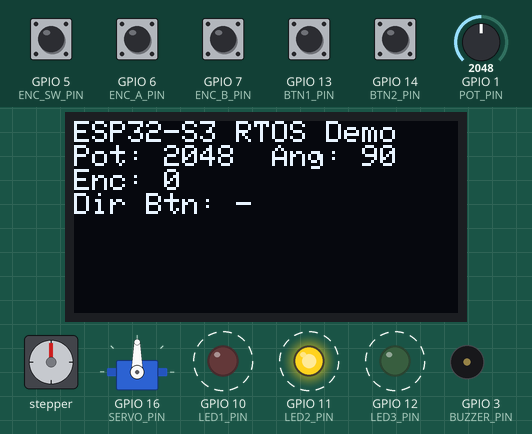
Bench run of a program on a simulated ESP32-S3. Parts: stepper motor, 128×64 one-colour display, servo, output pins drawn as LEDs (lit = HIGH), buzzer (waves = sounding). Wiring (from diagram.json): stepper motor (200 steps per turn assumed): coils GPIO 39, GPIO 40, GPIO 21, GPIO 38. Dashed ring = blinking. The inputs (shaded band) are chosen by the test bench; at power-on: GPIO 5 (ENC_SW_PIN), GPIO 6 (ENC_A_PIN), GPIO 7 (ENC_B_PIN), GPIO 13 (BTN1_PIN), GPIO 14 (BTN2_PIN) HIGH, GPIO 1 (POT_PIN) = 2048. Pins used as bus, display or sensor lines are not drawn.

Above: at 1.47 s.
1.5 s: GPIO 1 (POT_PIN) set to 2866
At 2.44 s:
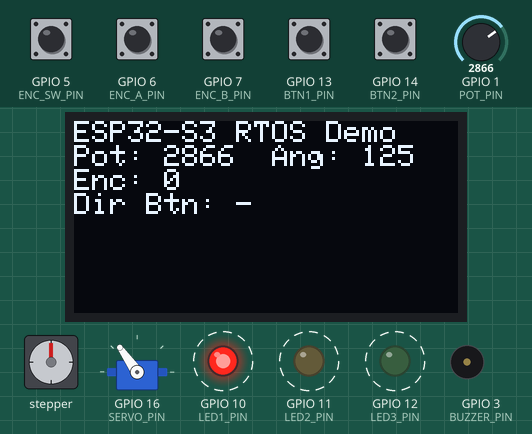
3.3 s: GPIO 5 (ENC_SW_PIN) pulled LOW for 0.15 s
At 3.55 s:
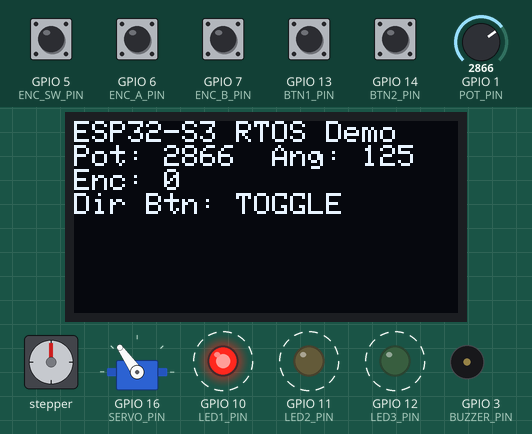
4.0 s: GPIO 14 (BTN2_PIN) pulled LOW for 0.15 s
4.7 s: GPIO 1 (POT_PIN) set to 3603
At 5.34 s:
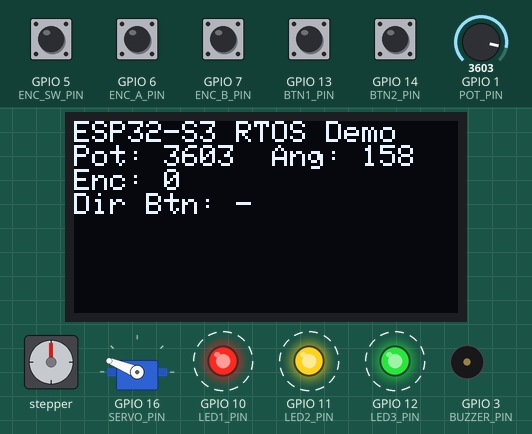
6.9 s: GPIO 13 (BTN1_PIN) pulled LOW for 0.15 s
At 7.35 s:
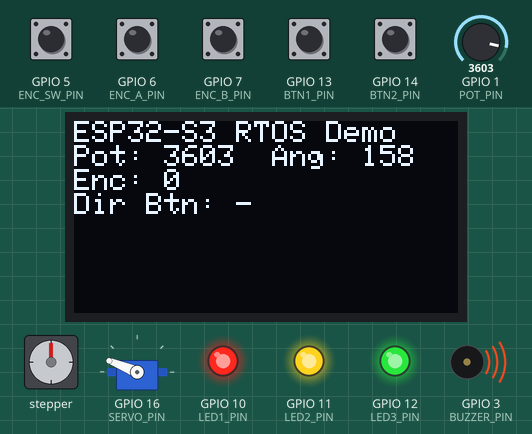
7.6 s: GPIO 1 (POT_PIN) set to 4095
At 7.85 s:
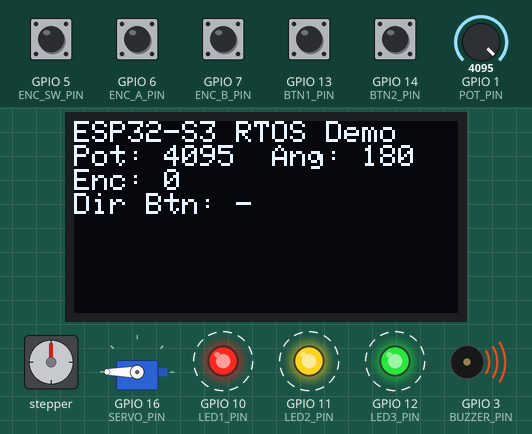
Timing chart, 0 to 10.9 s (numbered marks = the images above; inputs shaded):
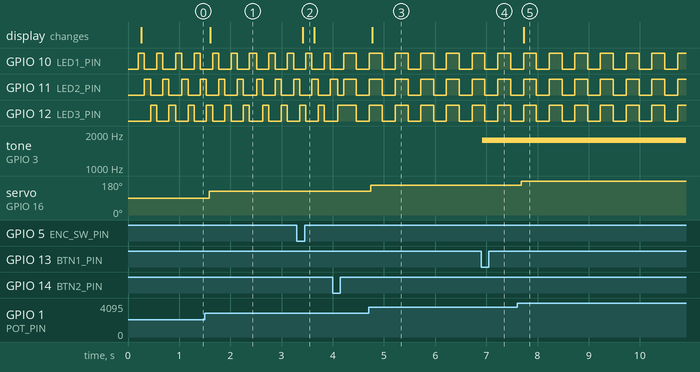

Measured:
- after the input at 1.5 s, servo on GPIO 16 (SERVO_PIN): 90° → 125° after 0.08 s; the display: changes after 0.11 s (image 1)
- after the input at 3.3 s, the display: changes after 0.12 s (image 2)
- after the input at 4.7 s, servo on GPIO 16 (SERVO_PIN): 125° → 158° at once; the display: changes after 0.07 s (image 3)
- after the input at 6.9 s, tone on GPIO 3 (BUZZER_PIN): silent → 1760 Hz at once
- after the input at 7.6 s, servo on GPIO 16 (SERVO_PIN): 158° → 180° after 0.08 s; the display: changes after 0.13 s (image 5)
- by itself, GPIO 10 (LED1_PIN), GPIO 11 (LED2_PIN), GPIO 12 (LED3_PIN): alternates HIGH for 0.25 s and LOW for 0.25 s

The program:

main.cpp
```cpp
#include <Arduino.h>
#include <Wire.h>
#include <Adafruit_GFX.h>
#include <Adafruit_SSD1306.h>
#include <ESP32Servo.h>

#define LED1_PIN   10
#define LED2_PIN   11
#define LED3_PIN   12
#define BTN1_PIN   13
#define BTN2_PIN   14
#define BUZZER_PIN 3

#define I2C_SDA    8
#define I2C_SCL    9
#define OLED_ADDR  0x3C
Adafruit_SSD1306 display(128, 64, &Wire);

#define POT_PIN    1

#define ENC_A_PIN  6
#define ENC_B_PIN  7
#define ENC_SW_PIN 5

#define ST_A_N     21
#define ST_A_P     39
#define ST_B_P     40
#define ST_B_N     38

#define SERVO_PIN  16
Servo servo1;

volatile long encCount = 0;
volatile uint8_t lastA = 0, lastB = 0;
volatile bool encBtnPressed = false;

TaskHandle_t taskLEDsHandle;
TaskHandle_t taskBtnBuzzHandle;
TaskHandle_t taskServoOLEDHandle;
TaskHandle_t taskStepperHandle;

hw_timer_t* beeperTimer = nullptr;

void setStepperCoils(uint8_t a_n, uint8_t a_p, uint8_t b_p, uint8_t b_n) {
  digitalWrite(ST_A_N, a_n);
  digitalWrite(ST_A_P, a_p);
  digitalWrite(ST_B_P, b_p);
  digitalWrite(ST_B_N, b_n);
}

const uint8_t STEP_TABLE[8][4] = {
  {1,0,0,0}, {1,1,0,0}, {0,1,0,0}, {0,1,1,0},
  {0,0,1,0}, {0,0,1,1}, {0,0,0,1}, {1,0,0,1}
};

// Buzzer
const int BUZZR_CH = 2;
void beepStart(int freq) {
  ledcAttachPin(BUZZER_PIN, BUZZR_CH);
  ledcWriteTone(BUZZR_CH, freq);
}
void beepStop() {
  ledcWrite(BUZZR_CH, 0);
  ledcDetachPin(BUZZER_PIN);
}

// Encoder
void IRAM_ATTR encISR_A() {
  uint8_t a = digitalRead(ENC_A_PIN);
  uint8_t b = digitalRead(ENC_B_PIN);
  if (a != lastA) {
    // arah berdasarkan B saat A berubah
    (a == b) ? encCount++ : encCount--;
    lastA = a;
    lastB = b;
  }
}
void IRAM_ATTR encISR_B() {
  uint8_t a = digitalRead(ENC_A_PIN);
  uint8_t b = digitalRead(ENC_B_PIN);
  if (b != lastB) {
    (a != b) ? encCount++ : encCount--;
    lastA = a;
    lastB = b;
  }
}
void IRAM_ATTR encBtnISR() {
  // tombol ke GND, aktif LOW
  if (digitalRead(ENC_SW_PIN) == LOW) encBtnPressed = true;
}

//LED Core 0
void taskLEDs(void* pv) {
  pinMode(LED1_PIN, OUTPUT);
  pinMode(LED2_PIN, OUTPUT);
  pinMode(LED3_PIN, OUTPUT);

  uint8_t mode = 0;
  for (;;) {
    // mode LED diganti oleh BTN2 (diset di task tombol lewat notification)
    if (ulTaskNotifyTake(pdTRUE, 0)) {
      mode = (mode + 1) % 3;
    }

    switch (mode) {
      case 0: // chaser
        digitalWrite(LED1_PIN, HIGH); vTaskDelay(pdMS_TO_TICKS(120));
        digitalWrite(LED1_PIN, LOW);
        digitalWrite(LED2_PIN, HIGH); vTaskDelay(pdMS_TO_TICKS(120));
        digitalWrite(LED2_PIN, LOW);
        digitalWrite(LED3_PIN, HIGH); vTaskDelay(pdMS_TO_TICKS(120));
        digitalWrite(LED3_PIN, LOW);
        break;
      case 1: // blink
        digitalWrite(LED1_PIN, HIGH);
        digitalWrite(LED2_PIN, HIGH);
        digitalWrite(LED3_PIN, HIGH);
        vTaskDelay(pdMS_TO_TICKS(250));
        digitalWrite(LED1_PIN, LOW);
        digitalWrite(LED2_PIN, LOW);
        digitalWrite(LED3_PIN, LOW);
        vTaskDelay(pdMS_TO_TICKS(250));
        break;
      case 2: // PWM breathing di LED2
        for (int d=0; d<=255; d+=5) {
          analogWrite(LED2_PIN, d);
          vTaskDelay(pdMS_TO_TICKS(8));
        }
        for (int d=255; d>=0; d-=5) {
          analogWrite(LED2_PIN, d);
          vTaskDelay(pdMS_TO_TICKS(8));
        }
        break;
    }
  }
}

//Buzzer+button core 0
void taskButtonsBuzzer(void* pv) {
  pinMode(BTN1_PIN, INPUT_PULLUP);
  pinMode(BTN2_PIN, INPUT_PULLUP);
  pinMode(BUZZER_PIN, OUTPUT);

  bool buzOn = false;
  for (;;) {
    // BTN1: toggle buzzer
    if (digitalRead(BTN1_PIN) == LOW) {
      vTaskDelay(pdMS_TO_TICKS(20)); // debounce
      if (digitalRead(BTN1_PIN) == LOW) {
        buzOn = !buzOn;
        if (buzOn) beepStart(1760); else beepStop();
        while (digitalRead(BTN1_PIN) == LOW) vTaskDelay(pdMS_TO_TICKS(10));
      }
    }

    // BTN2: mode LED
    if (digitalRead(BTN2_PIN) == LOW) {
      vTaskDelay(pdMS_TO_TICKS(20));
      if (digitalRead(BTN2_PIN) == LOW) {
        xTaskNotifyGive(taskLEDsHandle);
        while (digitalRead(BTN2_PIN) == LOW) vTaskDelay(pdMS_TO_TICKS(10));
      }
    }

    vTaskDelay(pdMS_TO_TICKS(10));
  }
}

//Servo + OLED + Pot (Core 1)
void taskServoOLED(void* pv) {
  // I2C & OLED
  Wire.begin(I2C_SDA, I2C_SCL);
  if (!display.begin(SSD1306_SWITCHCAPVCC, OLED_ADDR)) {

  }
  display.clearDisplay();
  display.setTextSize(1);
  display.setTextColor(SSD1306_WHITE);

  // Servo
  servo1.attach(SERVO_PIN);

  for (;;) {
    int raw = analogRead(POT_PIN);
    int angle = map(raw, 0, 4095, 0, 180);
    servo1.write(angle);

    long enc = encCount;
    display.clearDisplay();
    display.setCursor(0, 0);
    display.println(F("ESP32-S3 RTOS Demo"));
    display.print(F("Pot: ")); display.print(raw);
    display.print(F("  Ang: ")); display.println(angle);
    display.print(F("Enc: ")); display.println(enc);
    display.print(F("Dir Btn: "));
    display.println(encBtnPressed ? "TOGGLE" : "-");
    display.display();

    vTaskDelay(pdMS_TO_TICKS(200));
  }
}

//Task: Stepper (Core 1)
void taskStepper(void* pv) {
  pinMode(ST_A_N, OUTPUT);
  pinMode(ST_A_P, OUTPUT);
  pinMode(ST_B_P, OUTPUT);
  pinMode(ST_B_N, OUTPUT);

  int stepIndex = 0;
  bool dirCW = true;

  for (;;) {
    if (encBtnPressed) {      // tombol encoder untuk ganti arah
      dirCW = !dirCW;
      encBtnPressed = false;
    }

    long speedSteps = abs(encCount);
    speedSteps = constrain(speedSteps, 0, 400);
    uint16_t delayMs = 4 + (400 - speedSteps) / 2; // 4..204 ms

    const uint8_t* s = STEP_TABLE[stepIndex];
    setStepperCoils(s[0], s[1], s[2], s[3]);

    stepIndex = (dirCW) ? (stepIndex + 1) : (stepIndex + 7);
    stepIndex &= 7;

    vTaskDelay(pdMS_TO_TICKS(delayMs));
  }
}

//rtos start
void setup() {
  Serial.begin(115200);
  delay(200);

  // Encoder input + interrupt
  pinMode(ENC_A_PIN, INPUT_PULLUP);
  pinMode(ENC_B_PIN, INPUT_PULLUP);
  pinMode(ENC_SW_PIN, INPUT_PULLUP);
  lastA = digitalRead(ENC_A_PIN);
  lastB = digitalRead(ENC_B_PIN);
  attachInterrupt(digitalPinToInterrupt(ENC_A_PIN), encISR_A, CHANGE);
  attachInterrupt(digitalPinToInterrupt(ENC_B_PIN), encISR_B, CHANGE);
  attachInterrupt(digitalPinToInterrupt(ENC_SW_PIN), encBtnISR, FALLING);

  // Buat tasks dan pin ke core yang berbeda
  xTaskCreatePinnedToCore(taskLEDs,        "LEDs",        4096, NULL, 1, &taskLEDsHandle,       0);
  xTaskCreatePinnedToCore(taskButtonsBuzzer,"ButtonsBuzz", 4096, NULL, 2, &taskBtnBuzzHandle,    0);

  xTaskCreatePinnedToCore(taskServoOLED,   "ServoOLED",   6144, NULL, 1, &taskServoOLEDHandle,   1);
  xTaskCreatePinnedToCore(taskStepper,     "Stepper",     4096, NULL, 2, &taskStepperHandle,     1);
}

void loop() {
  // Tidak digunakan karena semua pekerjaan ada di RTOS tasks
  vTaskDelay(pdMS_TO_TICKS(1000));
}
```
